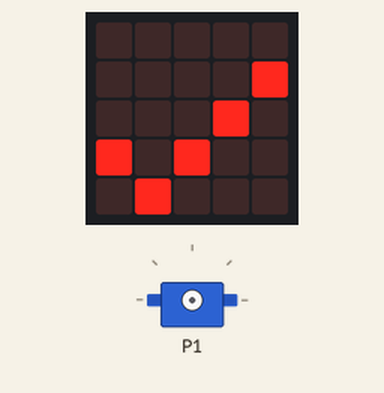
Simulated run of this program. Board: BBC micro:bit (MakeCode). On the bench: the board's 5×5 LED display, servo.

Above: at 0.1 s.
At 1.2 s:
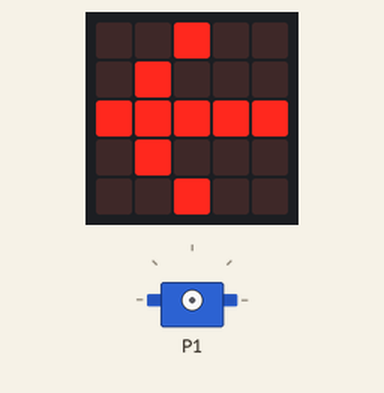
At 6.0 s:
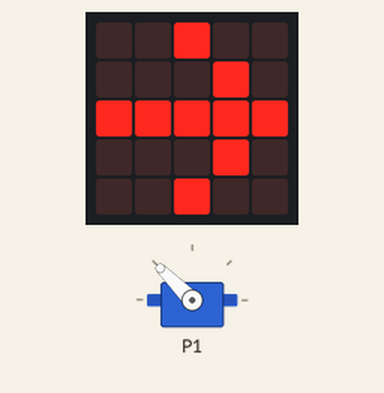
At 8.1 s:
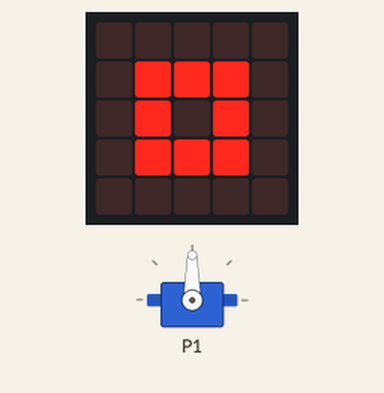
Timing chart, 0 to 40.0 s (numbered marks = the images above):
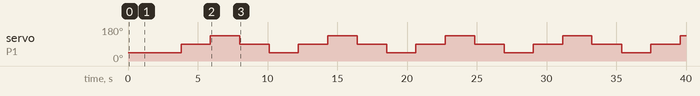

Measured:
- by itself, servo on P1: repeats every 8.4 s: 135° 2.1 s, 90° 2.1 s, 45° 2.1 s, 90° 2.1 s
- what the display in image 1 shows lasts 2.1 s, from 1.1 s to 3.2 s

The program:

main.ts
```typescript
basic.showIcon(IconNames.Yes)
basic.pause(500)

basic.forever(function () {
    basic.showArrow(ArrowNames.West)
    pins.servoWritePin(AnalogPin.P1, 45)
    basic.pause(1500)

    basic.showIcon(IconNames.SmallSquare)
    pins.servoWritePin(AnalogPin.P1, 90)
    basic.pause(1500)

    basic.showArrow(ArrowNames.East)
    pins.servoWritePin(AnalogPin.P1, 135)
    basic.pause(1500)

    basic.showIcon(IconNames.SmallSquare)
    pins.servoWritePin(AnalogPin.P1, 90)
    basic.pause(1500)
})
```
